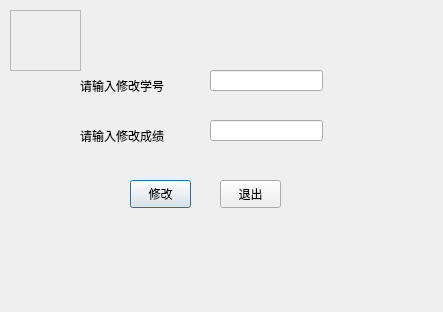
<?xml version="1.0" encoding="UTF-8"?>
<ui version="4.0">
 <class>Tmodify</class>
 <widget class="QDialog" name="Tmodify">
  <property name="geometry">
   <rect>
    <x>0</x>
    <y>0</y>
    <width>443</width>
    <height>312</height>
   </rect>
  </property>
  <property name="windowTitle">
   <string>Dialog</string>
  </property>
  <widget class="QLineEdit" name="edt_ID">
   <property name="geometry">
    <rect>
     <x>210</x>
     <y>70</y>
     <width>113</width>
     <height>21</height>
    </rect>
   </property>
  </widget>
  <widget class="QLineEdit" name="edt_Score">
   <property name="geometry">
    <rect>
     <x>210</x>
     <y>120</y>
     <width>113</width>
     <height>21</height>
    </rect>
   </property>
  </widget>
  <widget class="QPushButton" name="btn_Modify">
   <property name="geometry">
    <rect>
     <x>130</x>
     <y>180</y>
     <width>61</width>
     <height>28</height>
    </rect>
   </property>
   <property name="text">
    <string>修改</string>
   </property>
  </widget>
  <widget class="QPushButton" name="btn_Exe">
   <property name="geometry">
    <rect>
     <x>220</x>
     <y>180</y>
     <width>61</width>
     <height>28</height>
    </rect>
   </property>
   <property name="text">
    <string>退出</string>
   </property>
  </widget>
  <widget class="QLabel" name="label">
   <property name="geometry">
    <rect>
     <x>80</x>
     <y>70</y>
     <width>111</width>
     <height>31</height>
    </rect>
   </property>
   <property name="text">
    <string>请输入修改学号</string>
   </property>
  </widget>
  <widget class="QLabel" name="label_2">
   <property name="geometry">
    <rect>
     <x>80</x>
     <y>120</y>
     <width>111</width>
     <height>31</height>
    </rect>
   </property>
   <property name="text">
    <string>请输入修改成绩</string>
   </property>
  </widget>
  <widget class="QLabel" name="label_3">
   <property name="geometry">
    <rect>
     <x>10</x>
     <y>10</y>
     <width>71</width>
     <height>61</height>
    </rect>
   </property>
   <property name="autoFillBackground">
    <bool>false</bool>
   </property>
   <property name="styleSheet">
    <string notr="true">image: url(:/pic/seu.png);</string>
   </property>
   <property name="frameShape">
    <enum>QFrame::StyledPanel</enum>
   </property>
   <property name="text">
    <string/>
   </property>
   <property name="scaledContents">
    <bool>false</bool>
   </property>
  </widget>
 </widget>
 <resources/>
 <connections/>
</ui>
